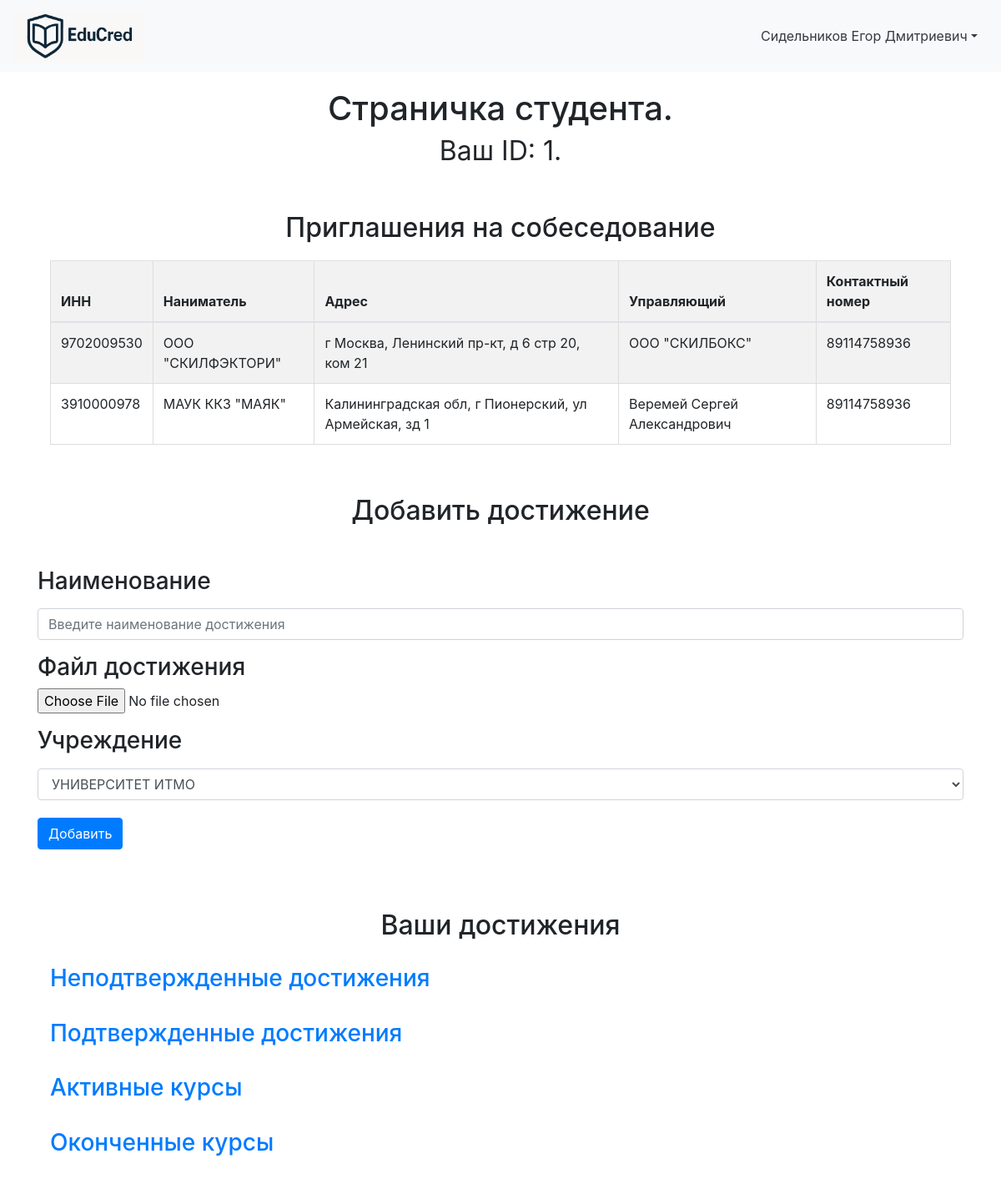
The app's page /student_workspace (signed in) with its own data.
### data/Students.py (models this page shows)
class Student(SqlAlchemyBase, UserMixin, SerializerMixin):
    __tablename__ = "students"
    id = sqlalchemy.Column(sqlalchemy.Integer, primary_key=True, autoincrement=True)
    user_id = sqlalchemy.Column(sqlalchemy.Integer, sqlalchemy.ForeignKey("users.id"), nullable=False)
    student_nsp = sqlalchemy.Column(sqlalchemy.String, nullable=False)
    born = sqlalchemy.Column(sqlalchemy.DateTime, nullable=False)
    phone_num = sqlalchemy.Column(sqlalchemy.String, nullable=False)
    about = sqlalchemy.Column(sqlalchemy.String, nullable=True)
    employer_id = sqlalchemy.Column(sqlalchemy.String, nullable=True)
    user = orm.relationship("User", back_populates="student")
    achievements = orm.relationship("Achievement", back_populates="student")

### data/Employers.py (models this page shows)
class Employer(SqlAlchemyBase, UserMixin, SerializerMixin):
    __tablename__ = "employers"
    id = sqlalchemy.Column(sqlalchemy.Integer, primary_key=True, autoincrement=True)
    user_id = sqlalchemy.Column(sqlalchemy.Integer, sqlalchemy.ForeignKey("users.id"))
    INN = sqlalchemy.Column(sqlalchemy.Integer, nullable=False)
    title = sqlalchemy.Column(sqlalchemy.String, nullable=True)
    address = sqlalchemy.Column(sqlalchemy.String, nullable=True)
    boss_nsp = sqlalchemy.Column(sqlalchemy.String, nullable=True)
    phone_num = sqlalchemy.Column(sqlalchemy.String, nullable=True)
    scope = sqlalchemy.Column(sqlalchemy.String, nullable=True)
    user = orm.relationship("User", back_populates="employer")

### server.py (the view, shortened to what this page needs)
@app.route('/student_workspace', methods=['GET', 'POST'])
@login_required
def student_workspace():
    try:
        db_sess = db_session.create_session()
        user = db_sess.query(User).get(current_user.id)
        student = user.student
        form = UploadProjectForm()
        approved_achievements_data = []
        nonapproved_achievements_data = []
        active_courses_data = []
        inactive_courses_data = []
        employers_ids = []
        employers_data = []
        student_fullname = student.student_nsp.strip()
        univers = db_sess.query(University).all()
        form.univer_title.choices = [(u.title, u.title) for u in univers]
        if student.employer_id:
            employers_ids = list(map(int, student.employer_id.split(';')))
        employers = db_sess.query(Employer).filter(
            Employer.id.in_(employers_ids)
        ).all()
        for e in employers:
            employers_data.append({
                'INN': e.INN,
                'title': e.title,
                'address': e.address,
                'boss_nsp': e.boss_nsp,
                'phone_num': e.phone_num
            })
        approved_achievements = db_sess.query(Achievement).filter(
            Achievement.student_id == student.id,
            Achievement.approve_path.isnot(None),
            Achievement.approve_path != "Not Required"
        ).all()
        nonapproved_achievements = db_sess.query(Achievement).filter(
            Achievement.student_id == student.id,
            Achievement.approve_path.is_(None)
        ).all()
        active_courses = db_sess.query(Achievement).filter(
            Achievement.student_id == student.id,
            Achievement.approve_path == "Not Required",
            Achievement.end_date.is_(None),
        ).all()
        inactive_courses = db_sess.query(Achievement).filter(
            Achievement.student_id == student.id,
            Achievement.end_date.isnot(None),
            Achievement.end_date != "",
            Achievement.approve_path == "Not Required"
        ).all()
        for a in approved_achievements:
            university = db_sess.query(University).filter(University.id == a.university_id).first()
            approved_achievements_data.append({
                'token': a.token,
                'title': a.title,
                'university_title': university.title if university else "",
                'student_id': student.id,
                'file_path': a.file_path,
                'approve': a.approve_path
            })
        for a in active_courses:
            university = db_sess.query(University).filter(University.id == a.university_id).first()
            active_courses_data.append({
                'title': a.title,
                'university_title': university.title if university else "",
                'student_id': student.id,
            })
        for a in inactive_courses:
            university = db_sess.query(University).filter(University.id == a.university_id).first()
            inactive_courses_data.append({
                'token': a.token,
                'title': a.title,
                'university_title': university.title if university else "",
                'student_id': student.id,
                'file_path': a.file_path,
            })
        session['student_id_current'] = student.id
        return render_template('student_workspace.html',
                               form=form,
                               joined_title=student_fullname,
                               student_id=student.id,
                               approved_achievements=approved_achievements_data,
                               nonapproved_achievements=nonapproved_achievements_data,
                               active_courses=active_courses_data,
                               inactive_courses=inactive_courses_data,
                               employers=employers_data,
                               style=url_for('static', filename='css/style.css'),
                               title='Студент')
    except Exception as e:
        flash(f'Произошла неизвестная ошибка, попробуйте ещё раз', 'danger')
        app.logger.error(e)
        return render_template('home.html', token=None, result=None, university=None, title='Главная')

### data/upload_project_form.py
class UploadProjectForm(FlaskForm):
    name = StringField("Наименование", validators=[DataRequired()])
    file = FileField("Загрузить", validators=[FileRequired('Пустой файл!')])
    univer_title = SelectField("Учреждение", choices=[], validators=[DataRequired()])
    submit = SubmitField("Добавить")

### data/db_session.py (called while the page is built)
def create_session() -> Session:
    global __factory
    return __factory()

### server.py (called while the page is built)
@login_manager.user_loader
def load_user(user_id):
    db_sess = db_session.create_session()
    return db_sess.query(User).get(user_id)

### templates/student_workspace.html (shortened to what this page needs)
{% extends "workspace_base.html" %}
{% block content %}
<h1 align="center">Страничка студента.<br><small>Ваш ID: {{ student_id }}.</small></h1>
<div class="container">
    <br>
    <h2 align="center">Приглашения на собеседование</h2>
    {% if employers %}
    <div class="table-box">
        <table class="table table-striped">
            <thead>
            <tr>
                <th>ИНН</th>
                <th>Наниматель</th>
                <th>Адрес</th>
                <th>Управляющий</th>
                <th>Контактный номер</th>
            </tr>
            </thead>
            <tbody>
            {% for emp in employers %}
            <tr>
                <td>{{ emp.INN }}</td>
                <td>{{ emp.title }}</td>
                <td>{{ emp.address }}</td>
                <td>{{ emp.boss_nsp }}</td>
                <td>{{ emp.phone_num }}</td>
            </tr>
            {% endfor %}
            </tbody>
        </table>
    </div>
    {% endif %}
</div>
<br>
<h2 align="center">Добавить достижение</h2>
<br>
<form method="POST" enctype="multipart/form-data">
    <div class="form-group">
        <h3>{{ form.name.label }}</h3>
        <p>{{ form.name(class="form-control", placeholder="Введите наименование достижения") }}</p>
        <h3>Файл достижения</h3>
        <p>{{ form.file()}}</p>
        <h3>{{ form.univer_title.label }}</h3>
        <p>{{ form.univer_title(class="form-control") }}</p>
        <p>{{ form.submit(class="btn btn-primary mb-2") }}</p>
    </div>
</form>
<br>
<br>
<h2 align="center">Ваши достижения</h2>
<div class="container">
    <a class="d-block fw-bold text-decoration-none"
       data-bs-toggle="collapse"
       href="#unconfirmed"
       role="button"
       aria-expanded="false"
       aria-controls="unconfirmed"><h3>Неподтвержденные достижения</h3></a>
    <br>
    <a class="d-block fw-bold text-decoration-none"
       data-bs-toggle="collapse"
       href="#confirmed"
       role="button"
       aria-expanded="false"
       aria-controls="confirmed">
        <h3>Подтвержденные достижения</h3>
    </a>
    <br>
    <a class="d-block fw-bold text-decoration-none"
       data-bs-toggle="collapse"
       href="#active"
       role="button"
       aria-expanded="false"
       aria-controls="active">
        <h3>Активные курсы</h3>
    </a>
    <br>
    <a class="d-block fw-bold text-decoration-none"
       data-bs-toggle="collapse"
       href="#completed"
       role="button"
       aria-expanded="false"
       aria-controls="completed">
        <h3>Оконченные курсы</h3>
    </a>
</div>
{% endblock %}

### templates/workspace_base.html (shortened to what this page needs)
<!doctype html>
<html lang="en">
<head>
    <link rel="stylesheet" type="text/css" href="{{ style }}"/>
    <link
            rel="stylesheet"
            href="https://stackpath.bootstrapcdn.com/bootstrap/4.4.1/css/bootstrap.min.css"
    >
</head>
<body>
<header>
    <nav class="navbar navbar-light bg-light">
        <a class="navbar-brand" href="{{ url_for('home') }}">
            <img src="{{ url_for('static', filename='images/EduCred_logo.png') }}"
                 alt="EduCred"
                 height="60">
        </a>
        <aside class="col-3 bg-light border-end p-3 d-flex flex-column">
            <div class="dropdown">
                <a
                        href="#"
                        class="d-flex align-items-center text-decoration-none text-dark dropdown-toggle"
                        id="userMenu"
                        data-toggle="dropdown"
                        aria-haspopup="true"
                        aria-expanded="false"
                >
                    <span>{{ joined_title }}</span>
                </a>
            </div>
        </aside>
    </nav>
</header>
<main role="main" class="container">
    {% block content %}{% endblock %}
</main>
</body>
</html>

### static/css/style.css (style rules this page uses)
.btn { display: inline-block; padding: 6px 12px; margin: 5px 0; font-size: 16px; font-weight: bold; background-color: #4CAF50; color: white; border: none; text-decoration: none; cursor: pointer; border-radius: 4px; }
.container { max-width: 900px; margin: 0 auto; padding: 20px; }
.table-box table { width: 100%; border-collapse: collapse; margin-top: 20px; }
.table-box th, .table-box td { border: 1px solid #ddd; padding: 8px; text-align: left; }
.table-box th { background-color: #f2f2f2; }
.d-flex { display: flex; }

### records on screen
Student: student_nsp "Сидельников Егор Дмитриевич"
Employer: INN "9702009530", title "ООО \"СКИЛФЭКТОРИ\"", address "г Москва, Ленинский пр-кт, д 6 стр 20, ком 21", boss_nsp "ООО \"СКИЛБОКС\"", phone_num "89114758936"
Employer: INN "3910000978", title "МАУК ККЗ \"МАЯК\"", address "Калининградская обл, г Пионерский, ул Армейская, зд 1", boss_nsp "Веремей Сергей Александрович", phone_num "89114758936"

### other values on screen
{{ student_id }} "1"
